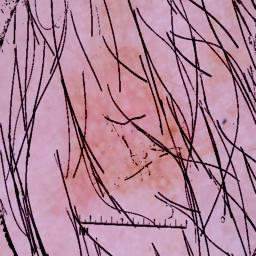
#> input picture Dataset/Dataset_hair_training_testing/Data skin with hair/Data_Skin_with_Hair/akiec/akiecskin_13.jpg, 256 x 256 px
$ python simple_hair_removal.py '../../../Dataset/Dataset_hair_training_testing/Data skin with hair/Data_Skin_with_Hair/akiec/akiecskin_13.jpg'   (older library calls are emulated)
#> lines starting #> are read from the running program, lines starting #| are printed output that depends on the picture; after the words box and inside, x2 and y2 are one past the last pixel; in counts of white or black regions, pixels touching at a corner belong together
#!/usr/bin/env python3
"""
Simple but Effective Hair Removal
Uses proven morphological operations and advanced inpainting
No complex dependencies - just OpenCV and NumPy
"""

import cv2
import numpy as np
import argparse
import os
from pathlib import Path

def remove_hair_simple(image_path, output_path=None, show_steps=False):
    """
    Simple but effective hair removal using morphological operations
    """
#> called with show_steps = False
    print(f"Processing: {image_path}")

    # Load image
    img = cv2.imread(image_path)
#> img is the input picture: shape (256, 256, 3); mean B, G, R 150.9, 131.1, 175
    if img is None:
        print(f"Error: Could not load {image_path}")
        return None

    print(f"Image size: {img.shape}")
#| Image size: (256, 256, 3)

    # Step 1: Convert to grayscale and enhance contrast
    gray = cv2.cvtColor(img, cv2.COLOR_BGR2GRAY)

    # Apply CLAHE for better contrast
    clahe = cv2.createCLAHE(clipLimit=3.0, tileGridSize=(8, 8))
    enhanced = clahe.apply(gray)
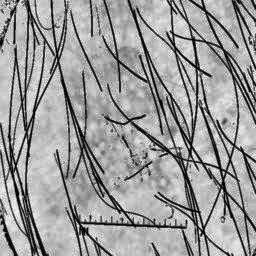
#> enhanced: shape (256, 256); min 2, max 252, mean 155.5

    # Step 2: Multiple morphological operations to detect hairs
    print("Detecting hairs...")

    # Different kernel sizes and shapes for comprehensive hair detection
    kernels = [
        # Horizontal and vertical lines
        cv2.getStructuringElement(cv2.MORPH_RECT, (17, 1)),
        cv2.getStructuringElement(cv2.MORPH_RECT, (1, 17)),
        cv2.getStructuringElement(cv2.MORPH_RECT, (21, 1)),
        cv2.getStructuringElement(cv2.MORPH_RECT, (1, 21)),
        # Elliptical kernels for curved hairs
        cv2.getStructuringElement(cv2.MORPH_ELLIPSE, (15, 15)),
        cv2.getStructuringElement(cv2.MORPH_ELLIPSE, (19, 19)),
    ]

    # Apply black-hat transform with all kernels
    blackhat_results = []
    for kernel in kernels:
        blackhat = cv2.morphologyEx(enhanced, cv2.MORPH_BLACKHAT, kernel)
        blackhat_results.append(blackhat)
#> this loop made 6 passes
#> pass 2, in remove_hair_simple, `blackhat = cv2.morphologyEx(enhanced, cv2.MORPH_BLACKHAT, kernel)`:
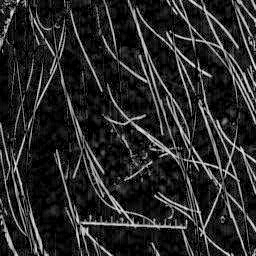
#> blackhat: shape (256, 256); min 0, max 237, mean 40.5
#> after the loop, blackhat_results = 6 items

    # Combine all results
    combined = np.maximum.reduce(blackhat_results)
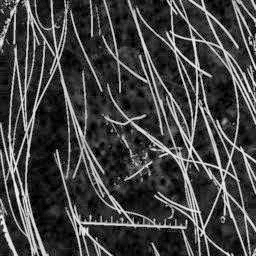
#> combined: shape (256, 256); min 0, max 242, mean 66.6

    # Step 3: Create mask with aggressive thresholding
    print("Creating mask...")

    # Use OTSU thresholding for automatic threshold selection
    _, mask = cv2.threshold(combined, 0, 255, cv2.THRESH_BINARY + cv2.THRESH_OTSU)
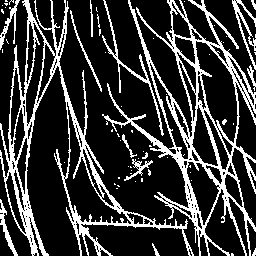
#> mask: shape (256, 256); 22% white in thin lines or dots

    # If mask is too sparse, use a lower threshold
    if np.count_nonzero(mask) < 0.001 * mask.size:
        # Use percentile-based threshold
        non_zero = combined[combined > 0]
        if len(non_zero) > 0:
            threshold = np.percentile(non_zero, 50)  # More aggressive
            _, mask = cv2.threshold(combined, threshold, 255, cv2.THRESH_BINARY)

    # Morphological operations to clean up mask
    kernel = cv2.getStructuringElement(cv2.MORPH_ELLIPSE, (3, 3))

    # Close gaps in hair strands
    mask = cv2.morphologyEx(mask, cv2.MORPH_CLOSE, kernel, iterations=3)
#> mask: shape (256, 256); 33.5% white; 7 white regions (4 under 20 px), largest, box (x1, y1, x2, y2) and area: (0, 0, 256, 256) 21838, (152, 243, 160, 256) 35, (251, 0, 256, 10) 33

    # Remove small noise
    mask = cv2.morphologyEx(mask, cv2.MORPH_OPEN, kernel, iterations=1)
#> mask: shape (256, 256); 32.2% white; 35 white regions (25 under 20 px), largest, box (x1, y1, x2, y2) and area: (0, 0, 256, 256) 20198, (167, 0, 189, 23) 272, (90, 4, 106, 41) 224

    # Dilate to ensure complete coverage
    kernel_dilate = cv2.getStructuringElement(cv2.MORPH_ELLIPSE, (4, 4))
    mask = cv2.dilate(mask, kernel_dilate, iterations=2)
#> mask: shape (256, 256); 61.2% white; 54 black regions (22 under 20 px), largest, box (x1, y1, x2, y2) and area: (64, 0, 185, 220) 8851, (27, 77, 78, 256) 4598, (93, 229, 186, 256) 1844

    # Step 4: Advanced inpainting
    print("Inpainting...")

    # Use multiple inpainting methods and blend them
    inpaint1 = cv2.inpaint(img, mask, inpaintRadius=8, flags=cv2.INPAINT_TELEA)
    inpaint2 = cv2.inpaint(img, mask, inpaintRadius=12, flags=cv2.INPAINT_NS)

    # Blend the two results for better quality
    # TELEA is better for textured areas, NS for smooth areas
    gray_orig = cv2.cvtColor(img, cv2.COLOR_BGR2GRAY)
    laplacian = cv2.Laplacian(gray_orig, cv2.CV_64F)
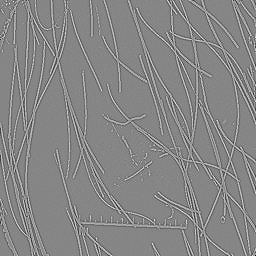
#> laplacian: shape (256, 256) float64; min -532, max 480, mean -0.1; drawn with min black and max white
    texture_score = np.abs(laplacian)
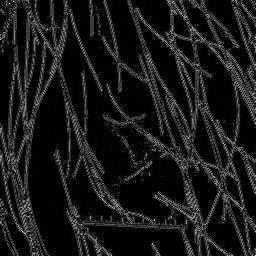
#> texture_score: shape (256, 256) float64; min 0, max 532, mean 54.3; drawn with min black and max white
    texture_threshold = np.percentile(texture_score, 70)
#> texture_threshold = 64

    # Create blending weights
    smooth_regions = (texture_score < texture_threshold).astype(np.float32)
#> smooth_regions: shape (256, 256) float32; values 0 (black) and 1 (white), 69.9% white; black in thin lines or dots
    smooth_regions = cv2.GaussianBlur(smooth_regions, (5, 5), 0)
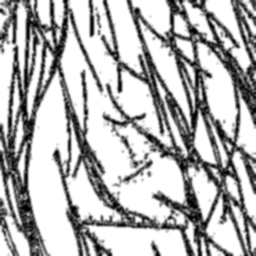
#> smooth_regions: shape (256, 256) float32; min 0, max 1, mean 0.699

    # Blend the results
    result = np.zeros_like(img, dtype=np.float32)
    for c in range(3):
        result[:,:,c] = (
            smooth_regions * inpaint2[:,:,c] +  # NS for smooth areas
            (1 - smooth_regions) * inpaint1[:,:,c]  # TELEA for textured areas
        )

    result = result.astype(np.uint8)

    # Save results
    if output_path:
        Path(output_path).parent.mkdir(parents=True, exist_ok=True)
        cv2.imwrite(output_path, result)
        print(f"Result saved to: {output_path}")

        # Save mask for inspection
        mask_path = str(Path(output_path).with_name(Path(output_path).stem + "_mask.png"))
        cv2.imwrite(mask_path, mask)
        print(f"Mask saved to: {mask_path}")

        # Save intermediate steps
        gray_path = str(Path(output_path).with_name(Path(output_path).stem + "_gray.png"))
        cv2.imwrite(gray_path, enhanced)

        blackhat_path = str(Path(output_path).with_name(Path(output_path).stem + "_blackhat.png"))
        cv2.imwrite(blackhat_path, combined)

    # Display results if requested
    if show_steps:
        # Resize for display if too large
        display_height = 400
        h, w = img.shape[:2]
        if h > display_height:
            scale = display_height / h
            display_width = int(w * scale)

            img_display = cv2.resize(img, (display_width, display_height))
            enhanced_display = cv2.resize(enhanced, (display_width, display_height))
            combined_display = cv2.resize(combined, (display_width, display_height))
            mask_display = cv2.resize(mask, (display_width, display_height))
            result_display = cv2.resize(result, (display_width, display_height))
        else:
            img_display = img
            enhanced_display = enhanced
            combined_display = combined
            mask_display = mask
            result_display = result

        cv2.imshow("Original", img_display)
        cv2.imshow("Enhanced Grayscale", enhanced_display)
        cv2.imshow("Hair Detection", combined_display)
        cv2.imshow("Mask", mask_display)
        cv2.imshow("Final Result", result_display)

        print("Press any key to close windows...")
        cv2.waitKey(0)
        cv2.destroyAllWindows()

    print("Hair removal completed successfully!")
    return result

def main():
    parser = argparse.ArgumentParser(description="Simple Hair Removal")
    parser.add_argument("input", help="Input image path")
    parser.add_argument("-o", "--output", help="Output image path")
    parser.add_argument("--display", action="store_true", help="Display results")

    args = parser.parse_args()

    if not os.path.exists(args.input):
        print(f"Error: Input file {args.input} does not exist")
        return

    if not args.output:
        input_path = Path(args.input)
        args.output = str(input_path.parent / f"{input_path.stem}_hair_removed{input_path.suffix}")

    remove_hair_simple(args.input, args.output, args.display)

if __name__ == "__main__":
    main()

$ run again, on Dataset/Dataset_hair_training_testing/Data skin with hair/Data_Skin_with_Hair/akiec/akiecskin_33.jpg
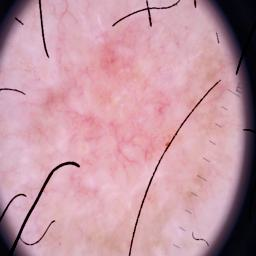
#> input picture Dataset/Dataset_hair_training_testing/Data skin with hair/Data_Skin_with_Hair/akiec/akiecskin_33.jpg, 256 x 256 px
#> in remove_hair_simple, img is the input picture: shape (256, 256, 3); mean B, G, R 162, 150.1, 194.2
#| Image size: (256, 256, 3)
#> after the loop in remove_hair_simple, `for kernel in kernels:`: blackhat_results = 6 items
#> in remove_hair_simple, `_, mask = cv2.threshold(combined, 0, 255, cv2.THRESH_BINARY + cv2.THRE..`:
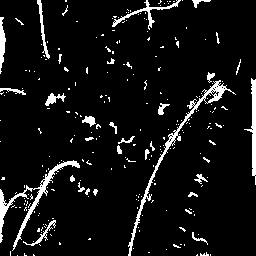
#> mask: shape (256, 256); 7.1% white; 247 white regions (216 under 20 px), largest, box (x1, y1, x2, y2) and area: (128, 80, 236, 256) 898, (0, 160, 80, 251) 838, (244, 78, 256, 185) 419
#> texture_threshold = 4
#> in remove_hair_simple, `smooth_regions = cv2.GaussianBlur(smooth_regions, (5, 5), 0)`:
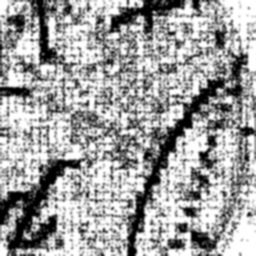
#> smooth_regions: shape (256, 256) float32; min 0, max 1, mean 0.627

$ run again, on Dataset/Dataset_hair_training_testing/Data skin with hair/Data_Skin_with_Hair/akiec/akiecskin_40.jpg
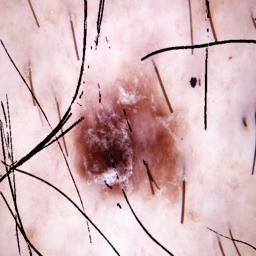
#> input picture Dataset/Dataset_hair_training_testing/Data skin with hair/Data_Skin_with_Hair/akiec/akiecskin_40.jpg, 256 x 256 px
#> in remove_hair_simple, img is the input picture: shape (256, 256, 3); mean B, G, R 185.1, 181.1, 212
#| Image size: (256, 256, 3)
#> after the loop in remove_hair_simple, `for kernel in kernels:`: blackhat_results = 6 items
#> in remove_hair_simple, `_, mask = cv2.threshold(combined, 0, 255, cv2.THRESH_BINARY + cv2.THRE..`:
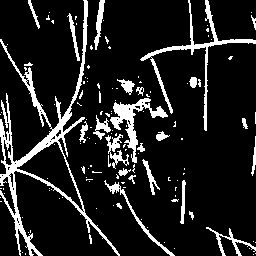
#> mask: shape (256, 256); 12.9% white; 133 white regions (105 under 20 px), largest, box (x1, y1, x2, y2) and area: (0, 0, 120, 256) 3325, (140, 0, 256, 131) 1163, (110, 98, 168, 163) 905
#> texture_threshold = 13
#> in remove_hair_simple, `smooth_regions = cv2.GaussianBlur(smooth_regions, (5, 5), 0)`:
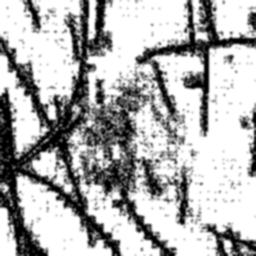
#> smooth_regions: shape (256, 256) float32; min 0, max 1, mean 0.695

$ run again, on Dataset/Dataset_hair_training_testing/Data skin with hair/Data_Skin_with_Hair/akiec/akiecskin_46.jpg
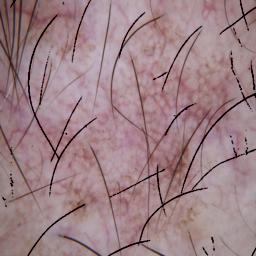
#> input picture Dataset/Dataset_hair_training_testing/Data skin with hair/Data_Skin_with_Hair/akiec/akiecskin_46.jpg, 256 x 256 px
#> in remove_hair_simple, img is the input picture: shape (256, 256, 3); mean B, G, R 134.3, 128.9, 157.4
#| Image size: (256, 256, 3)
#> after the loop in remove_hair_simple, `for kernel in kernels:`: blackhat_results = 6 items
#> texture_threshold = 16
#> in remove_hair_simple, `smooth_regions = cv2.GaussianBlur(smooth_regions, (5, 5), 0)`:
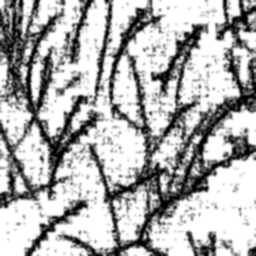
#> smooth_regions: shape (256, 256) float32; min 0, max 1, mean 0.69
